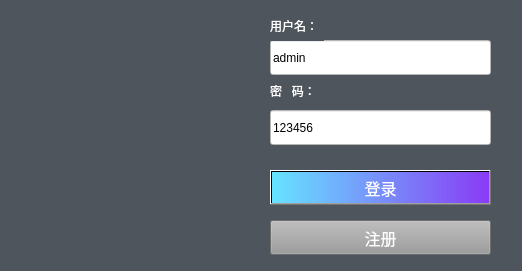
<?xml version="1.0" encoding="UTF-8"?>
<ui version="4.0">
 <class>login</class>
 <widget class="QDialog" name="login">
  <property name="geometry">
   <rect>
    <x>0</x>
    <y>0</y>
    <width>522</width>
    <height>271</height>
   </rect>
  </property>
  <property name="windowTitle">
   <string>系统登录</string>
  </property>
  <property name="styleSheet">
   <string notr="true">background-color: rgb(78, 85, 92);</string>
  </property>
  <widget class="QLineEdit" name="lineEdit">
   <property name="geometry">
    <rect>
     <x>270</x>
     <y>40</y>
     <width>221</width>
     <height>35</height>
    </rect>
   </property>
   <property name="styleSheet">
    <string notr="true">background-color: rgb(255, 255, 255);</string>
   </property>
   <property name="text">
    <string>admin</string>
   </property>
  </widget>
  <widget class="QLineEdit" name="lineEdit_2">
   <property name="geometry">
    <rect>
     <x>270</x>
     <y>110</y>
     <width>221</width>
     <height>35</height>
    </rect>
   </property>
   <property name="styleSheet">
    <string notr="true">background-color: rgb(255, 255, 255);</string>
   </property>
   <property name="text">
    <string>123456</string>
   </property>
  </widget>
  <widget class="QPushButton" name="pushButton">
   <property name="geometry">
    <rect>
     <x>270</x>
     <y>170</y>
     <width>221</width>
     <height>35</height>
    </rect>
   </property>
   <property name="font">
    <font>
     <family>微软雅黑</family>
     <pointsize>12</pointsize>
     <weight>50</weight>
     <italic>false</italic>
     <bold>false</bold>
     <kerning>true</kerning>
    </font>
   </property>
   <property name="styleSheet">
    <string notr="true">background-color: qlineargradient(spread:pad, x1:0, y1:0, x2:1, y2:0, stop:0 rgba(102, 227, 255, 255), stop:1 rgba(137, 59, 245, 255));
color: rgb(255, 255, 255);
font: 12pt &quot;微软雅黑&quot;;</string>
   </property>
   <property name="text">
    <string>登录</string>
   </property>
  </widget>
  <widget class="QLabel" name="label">
   <property name="geometry">
    <rect>
     <x>0</x>
     <y>0</y>
     <width>231</width>
     <height>271</height>
    </rect>
   </property>
   <property name="text">
    <string/>
   </property>
  </widget>
  <widget class="QLabel" name="label_2">
   <property name="geometry">
    <rect>
     <x>270</x>
     <y>10</y>
     <width>54</width>
     <height>31</height>
    </rect>
   </property>
   <property name="styleSheet">
    <string notr="true">font: 12pt &quot;微软雅黑&quot;;
color: rgb(255, 255, 255);</string>
   </property>
   <property name="text">
    <string>用户名：</string>
   </property>
  </widget>
  <widget class="QLabel" name="label_3">
   <property name="geometry">
    <rect>
     <x>270</x>
     <y>80</y>
     <width>61</width>
     <height>21</height>
    </rect>
   </property>
   <property name="styleSheet">
    <string notr="true">font: 12pt &quot;微软雅黑&quot;;
color: rgb(255, 255, 255);</string>
   </property>
   <property name="text">
    <string>密   码：</string>
   </property>
  </widget>
  <widget class="QPushButton" name="pushButton_2">
   <property name="geometry">
    <rect>
     <x>270</x>
     <y>220</y>
     <width>221</width>
     <height>35</height>
    </rect>
   </property>
   <property name="font">
    <font>
     <family>微软雅黑</family>
     <pointsize>12</pointsize>
     <weight>50</weight>
     <italic>false</italic>
     <bold>false</bold>
     <kerning>true</kerning>
    </font>
   </property>
   <property name="styleSheet">
    <string notr="true">color: rgb(255, 255, 255);
font: 12pt &quot;微软雅黑&quot;;
background-color: rgb(154, 154, 154);</string>
   </property>
   <property name="text">
    <string>注册</string>
   </property>
  </widget>
 </widget>
 <resources/>
 <connections>
  <connection>
   <sender>pushButton</sender>
   <signal>clicked()</signal>
   <receiver>login</receiver>
   <slot>slot_ok()</slot>
   <hints>
    <hint type="sourcelabel">
     <x>303</x>
     <y>180</y>
    </hint>
    <hint type="destinationlabel">
     <x>240</x>
     <y>204</y>
    </hint>
   </hints>
  </connection>
 </connections>
 <slots>
  <slot>slot_ok()</slot>
 </slots>
</ui>
